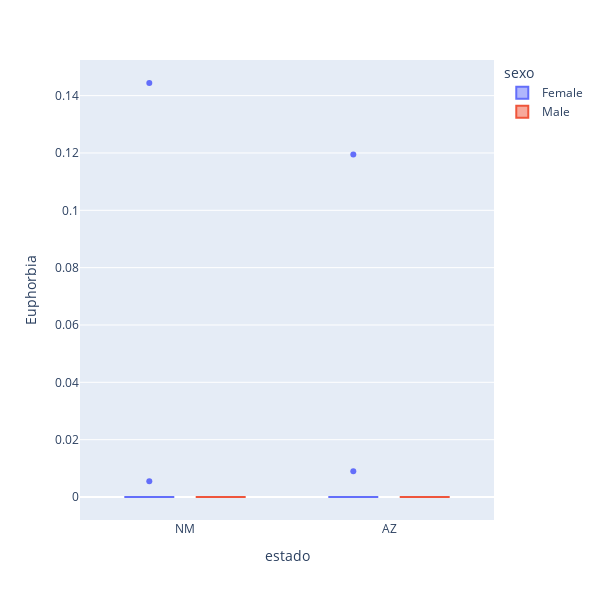

The cell this chart's notebook holds for it:
### Code cell
for column in interesting_col_MH:
    df = px.data.tips()
    fig = px.box(df_grouped, x="estado", y=column, color = 'sexo', width=600, height=600)
    fig.show()

### Figure 1 — Plotly figure (JSON) as saved in the notebook; plotly's stock layout.template omitted (floating-point values rounded to 4 significant figures; data arrays with more than 128 entries replaced by an {"elided": "..."} marker saying what was removed)
{"data": [{"alignmentgroup": "True", "hovertemplate": "sexo=Female<br>estado=%{x}<br>Euphorbia=%{y}<extra></extra>", "legendgroup": "Female", "marker": {"color": "#636efa"}, "name": "Female", "notched": false, "offsetgroup": "Female", "orientation": "v", "showlegend": true, "type": "box", "x": ["NM", "AZ", "NM", "AZ", "AZ", "NM", "AZ", "AZ", "AZ", "AZ", "AZ", "AZ", "AZ", "AZ", "AZ", "AZ", "AZ", "AZ", "AZ", "AZ", "AZ", "AZ", "NM", "AZ", "AZ", "AZ", "AZ", "AZ", "AZ", "AZ", "AZ", "AZ", "AZ", "AZ", "AZ", "AZ", "AZ", "AZ", "AZ", "AZ", "AZ", "AZ", "AZ", "AZ", "AZ", "AZ", "AZ", "AZ", "AZ", "AZ", "AZ", "NM", "NM", "NM", "NM", "NM", "NM", "NM", "NM", "NM", "NM", "NM", "NM", "NM", "NM", "NM", "NM", "NM", "NM", "NM", "NM", "NM", "NM", "NM", "NM", "NM", "NM", "NM", "NM", "NM", "NM", "NM", "NM", "NM", "NM", "NM", "NM", "NM", "NM", "NM", "NM", "NM", "NM", "NM", "NM", "NM", "NM", "NM", "NM", "NM", "NM", "NM", "NM", "NM"], "x0": " ", "xaxis": "x", "y": [0, 0, 0, 0, 0, 0, 0, 0, 0, 0, 0, 0, 0, 0, 0, 0, 0.009, 0, 0, 0, 0.1195, 0, 0, 0, 0, 0, 0, 0, 0, 0, 0, 0, 0, 0, 0, 0, 0, 0, 0, 0, 0, 0, 0, 0, 0, 0, 0, 0, 0, 0, 0, 0, 0, 0, 0, 0, 0, 0, 0, 0, 0, 0, 0, 0, 0, 0, 0, 0, 0, 0, 0, 0, 0, 0, 0, 0, 0, 0, 0.0055, 0, 0, 0, 0, 0, 0, 0, 0, 0.1444, 0, 0, 0, 0, 0, 0, 0, 0, 0, 0, 0, 0, 0, 0, 0, 0], "y0": " ", "yaxis": "y"}, {"alignmentgroup": "True", "hovertemplate": "sexo=Male<br>estado=%{x}<br>Euphorbia=%{y}<extra></extra>", "legendgroup": "Male", "marker": {"color": "#EF553B"}, "name": "Male", "notched": false, "offsetgroup": "Male", "orientation": "v", "showlegend": true, "type": "box", "x": {"elided": "173 str values"}, "x0": " ", "xaxis": "x", "y": {"elided": "173 int values"}, "y0": " ", "yaxis": "y"}], "layout": {"boxmode": "group", "height": 600, "legend": {"title": {"text": "sexo"}, "tracegroupgap": 0}, "margin": {"t": 60}, "width": 600, "xaxis": {"anchor": "y", "domain": [0, 1], "title": {"text": "estado"}}, "yaxis": {"anchor": "x", "domain": [0, 1], "title": {"text": "Euphorbia"}}}}
